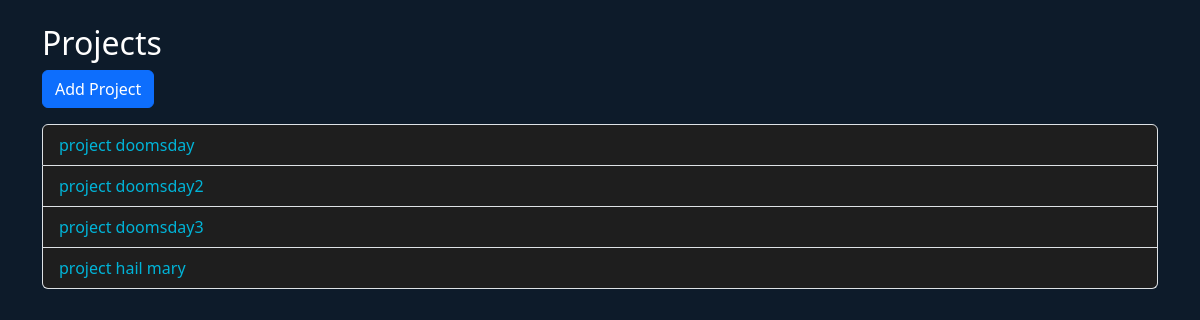
The app's page /new-projects/ with its own data.
### projects/models.py (models this page shows, shortened)
class Project(models.Model):
    project_name = models.CharField(max_length=200)
    description = models.TextField()
    tech_stack = models.CharField(max_length=200)
    link = models.URLField(blank=True, null=True)

### projects/views.py (the view)
# urls.py: path('', views.project_list_view, name='project_list'),
def project_list_view(request):
    projects = Project.objects.all()
    return render(request, 'projects/list.html', {'projects': projects})

### templates/projects/list.html (shortened to what this page needs)
<!DOCTYPE html>
<html lang="en">
<head>
  <link href="https://cdn.jsdelivr.net/npm/bootstrap@5.3.2/dist/css/bootstrap.min.css" rel="stylesheet">
</head>
<body style="background-color:#0d1b2a; color:#fff;">
  <div class="container mt-4">
    <h2>Projects</h2>
    <a href="{% url 'project_create' %}" class="btn btn-primary mb-3">Add Project</a>
    <ul class="list-group">
      {% for project in projects %}
        <li class="list-group-item" style="background-color:#1e1e1e; color:#e0e0e0;">
          <a href="{% url 'project_detail' project.pk %}" style="color:#00b4d8; text-decoration:none;">
            {{ project.project_name }}
          </a>
        </li>
      {% empty %}
        <li class="list-group-item" style="background-color:#1e1e1e; color:#e0e0e0;">No projects yet.</li>
      {% endfor %}
    </ul>
  </div>
</body>
</html>

### records on screen
Project: project_name "project doomsday"
Project: project_name "project doomsday2"
Project: project_name "project doomsday3"
Project: project_name "project hail mary"
